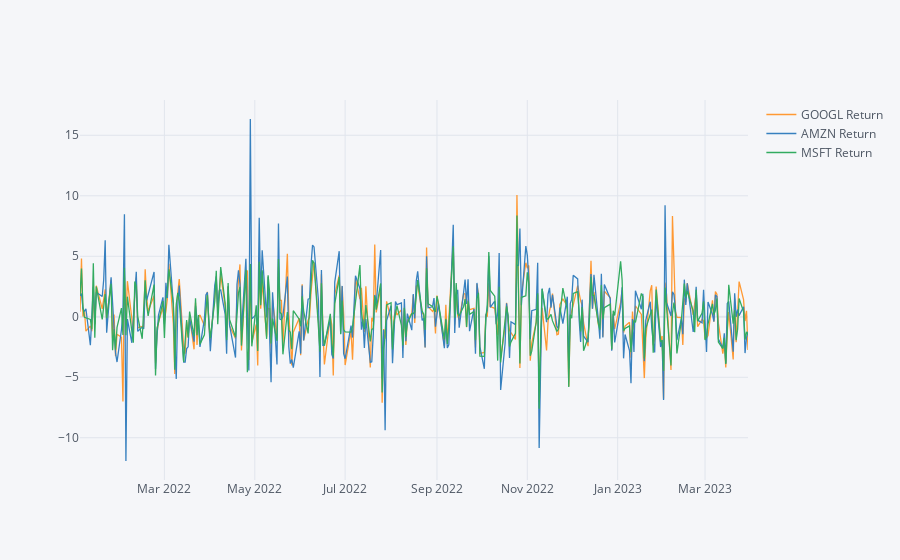

The code cell stored with this chart in its notebook:
### Code cell
returns.iplot()

### Figure 1 — Plotly figure (JSON) as saved in the notebook; plotly's stock layout.template omitted (floating-point values rounded to 4 significant figures; data arrays with more than 128 entries replaced by an {"elided": "..."} marker saying what was removed)
{"data": [{"line": {"color": "rgba(255, 153, 51, 1.0)", "dash": "solid", "shape": "linear", "width": 1.3}, "mode": "lines", "name": "GOOGL Return", "text": "", "type": "scatter", "x": {"elided": "312 str values"}, "y": {"elided": "312 float values"}}, {"line": {"color": "rgba(55, 128, 191, 1.0)", "dash": "solid", "shape": "linear", "width": 1.3}, "mode": "lines", "name": "AMZN Return", "text": "", "type": "scatter", "x": {"elided": "312 str values"}, "y": {"elided": "312 float values"}}, {"line": {"color": "rgba(50, 171, 96, 1.0)", "dash": "solid", "shape": "linear", "width": 1.3}, "mode": "lines", "name": "MSFT Return", "text": "", "type": "scatter", "x": {"elided": "312 str values"}, "y": {"elided": "312 float values"}}], "layout": {"legend": {"bgcolor": "#F5F6F9", "font": {"color": "#4D5663"}}, "paper_bgcolor": "#F5F6F9", "plot_bgcolor": "#F5F6F9", "title": {"font": {"color": "#4D5663"}}, "xaxis": {"gridcolor": "#E1E5ED", "showgrid": true, "tickfont": {"color": "#4D5663"}, "title": {"font": {"color": "#4D5663"}, "text": ""}, "zerolinecolor": "#E1E5ED"}, "yaxis": {"gridcolor": "#E1E5ED", "showgrid": true, "tickfont": {"color": "#4D5663"}, "title": {"font": {"color": "#4D5663"}, "text": ""}, "zerolinecolor": "#E1E5ED"}}}
